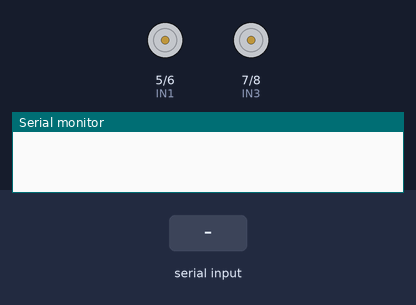
Simulated run of this sketch. Board: Arduino Uno, built with avr-gcc and run on an emulated ATmega328P. Parts: motor-driver pin pairs drawn as motors (green arrow = first pin HIGH = forward, orange = second pin HIGH = backward, longer = more drive), the last lines printed to the serial monitor. Inputs (shaded band) come from the test bench.

Above: at 1.2 s.
1.3 s: "1" received over the second serial link
At 1.7 s:
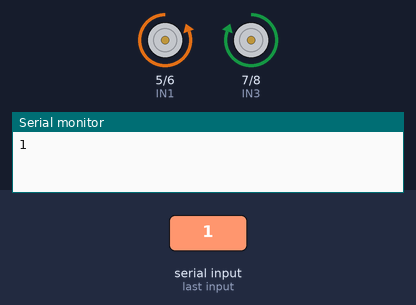
2.8 s: "2" received over the second serial link
At 4.0 s:
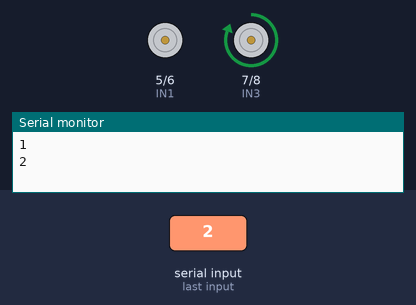
4.3 s: "3" received over the second serial link
At 5.2 s:
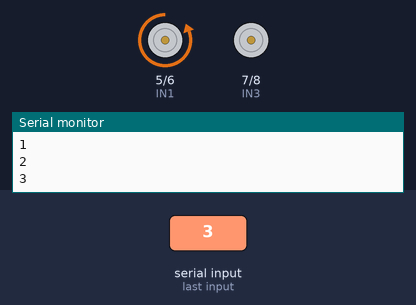
5.8 s: "4" received over the second serial link
At 6.3 s:
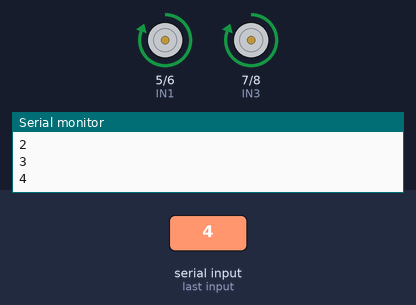
7.3 s: "5" received over the second serial link
At 8.5 s:
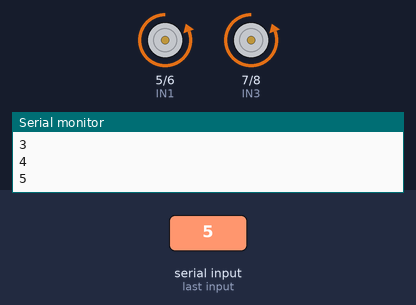
8.8 s: "6" received over the second serial link
At 9.8 s:
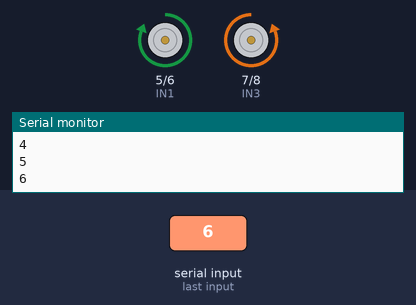
Timing chart, 0 to 11.3 s (numbered marks = the images above; inputs shaded):
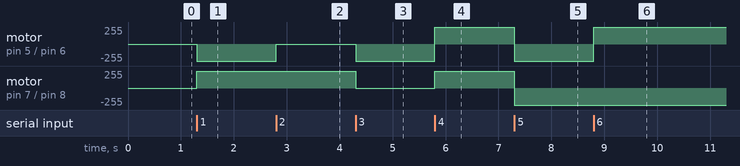

Measured:
- after the input at 1.3 s, motor on pin 5 (IN1) / pin 6 (IN2): stopped → backward 255/255 at once; motor on pin 7 (IN3) / pin 8 (IN4): stopped → forward 255/255 at once
- after the input at 2.8 s, motor on pin 5 (IN1) / pin 6 (IN2): backward 255/255 → stopped at once
- after the input at 4.3 s, motor on pin 5 (IN1) / pin 6 (IN2): stopped → backward 255/255 at once; motor on pin 7 (IN3) / pin 8 (IN4): forward 255/255 → stopped at once
- after the input at 5.8 s, motor on pin 5 (IN1) / pin 6 (IN2): backward 255/255 → forward 255/255 at once; motor on pin 7 (IN3) / pin 8 (IN4): stopped → forward 255/255 at once
- after the input at 7.3 s, motor on pin 5 (IN1) / pin 6 (IN2), motor on pin 7 (IN3) / pin 8 (IN4): forward 255/255 → backward 255/255 at once
- after the input at 8.8 s, motor on pin 5 (IN1) / pin 6 (IN2): backward 255/255 → forward 255/255 at once

The sketch:

SLAVE-novo-lados.ino
```cpp
#include <SoftwareSerial.h>

int IN1 = 5;
int IN2 = 6;
int IN3 = 7;
int IN4 = 8;

SoftwareSerial HC05(0, 1);
char state; // comandos recebidos pelo bluetooth
char aux;

void setup() {
  HC05.begin(38400);
  Serial.begin(9600);

 pinMode(IN1, OUTPUT); //in1
 pinMode(IN2, OUTPUT); //in2
 pinMode(IN3, OUTPUT); //in3
 pinMode(IN4, OUTPUT); //in4
}

// 0 == parado, 1 == frente, 2 == direita-frente, 3 == esquerda-frente, 4 == direita-re, 5 == esquerda-re, 6 == ré;
void freio(int INa, int INb)
{
  digitalWrite(INa, LOW);
  digitalWrite(INb, LOW);
}

void anti(int INa, int INb)
{
  digitalWrite(INa, LOW);
  digitalWrite(INb, HIGH);

}

void hora(int INa, int INb)
{

  digitalWrite(INa, HIGH);
  digitalWrite(INb, LOW);

}

void loop() {
  if (HC05.available() > 0)
  {
    state = HC05.read();

    // 0 == parado, 1 == frente, 2 == direita-frente, 3 == esquerda-frente, 4 == direita-re, 5 == esquerda-re, 6 == ré;

    for (int i = 0; i < 7; i++) if (state == i + 48) aux = state;
    Serial.println(aux);

   switch(aux)
   {
    case '0':
      freio(IN1, IN2);
      freio(IN3, IN4);
      break;

    case '1':
      anti(IN1, IN2);
      hora(IN3, IN4);
      break;

    case '2':
      freio(IN1, IN2);
      hora(IN3, IN4);
      break;

    case '3':
      anti(IN1, IN2);
      freio(IN3, IN4);
      break;

    case '4':
      hora(IN1, IN2);
      hora(IN3, IN4);
      break;

    case '5':
      anti(IN1, IN2);
      anti(IN3, IN4);
      break;

    case '6':
      hora(IN1, IN2);
      anti(IN3, IN4);
      break;
   }
  }

}
```
